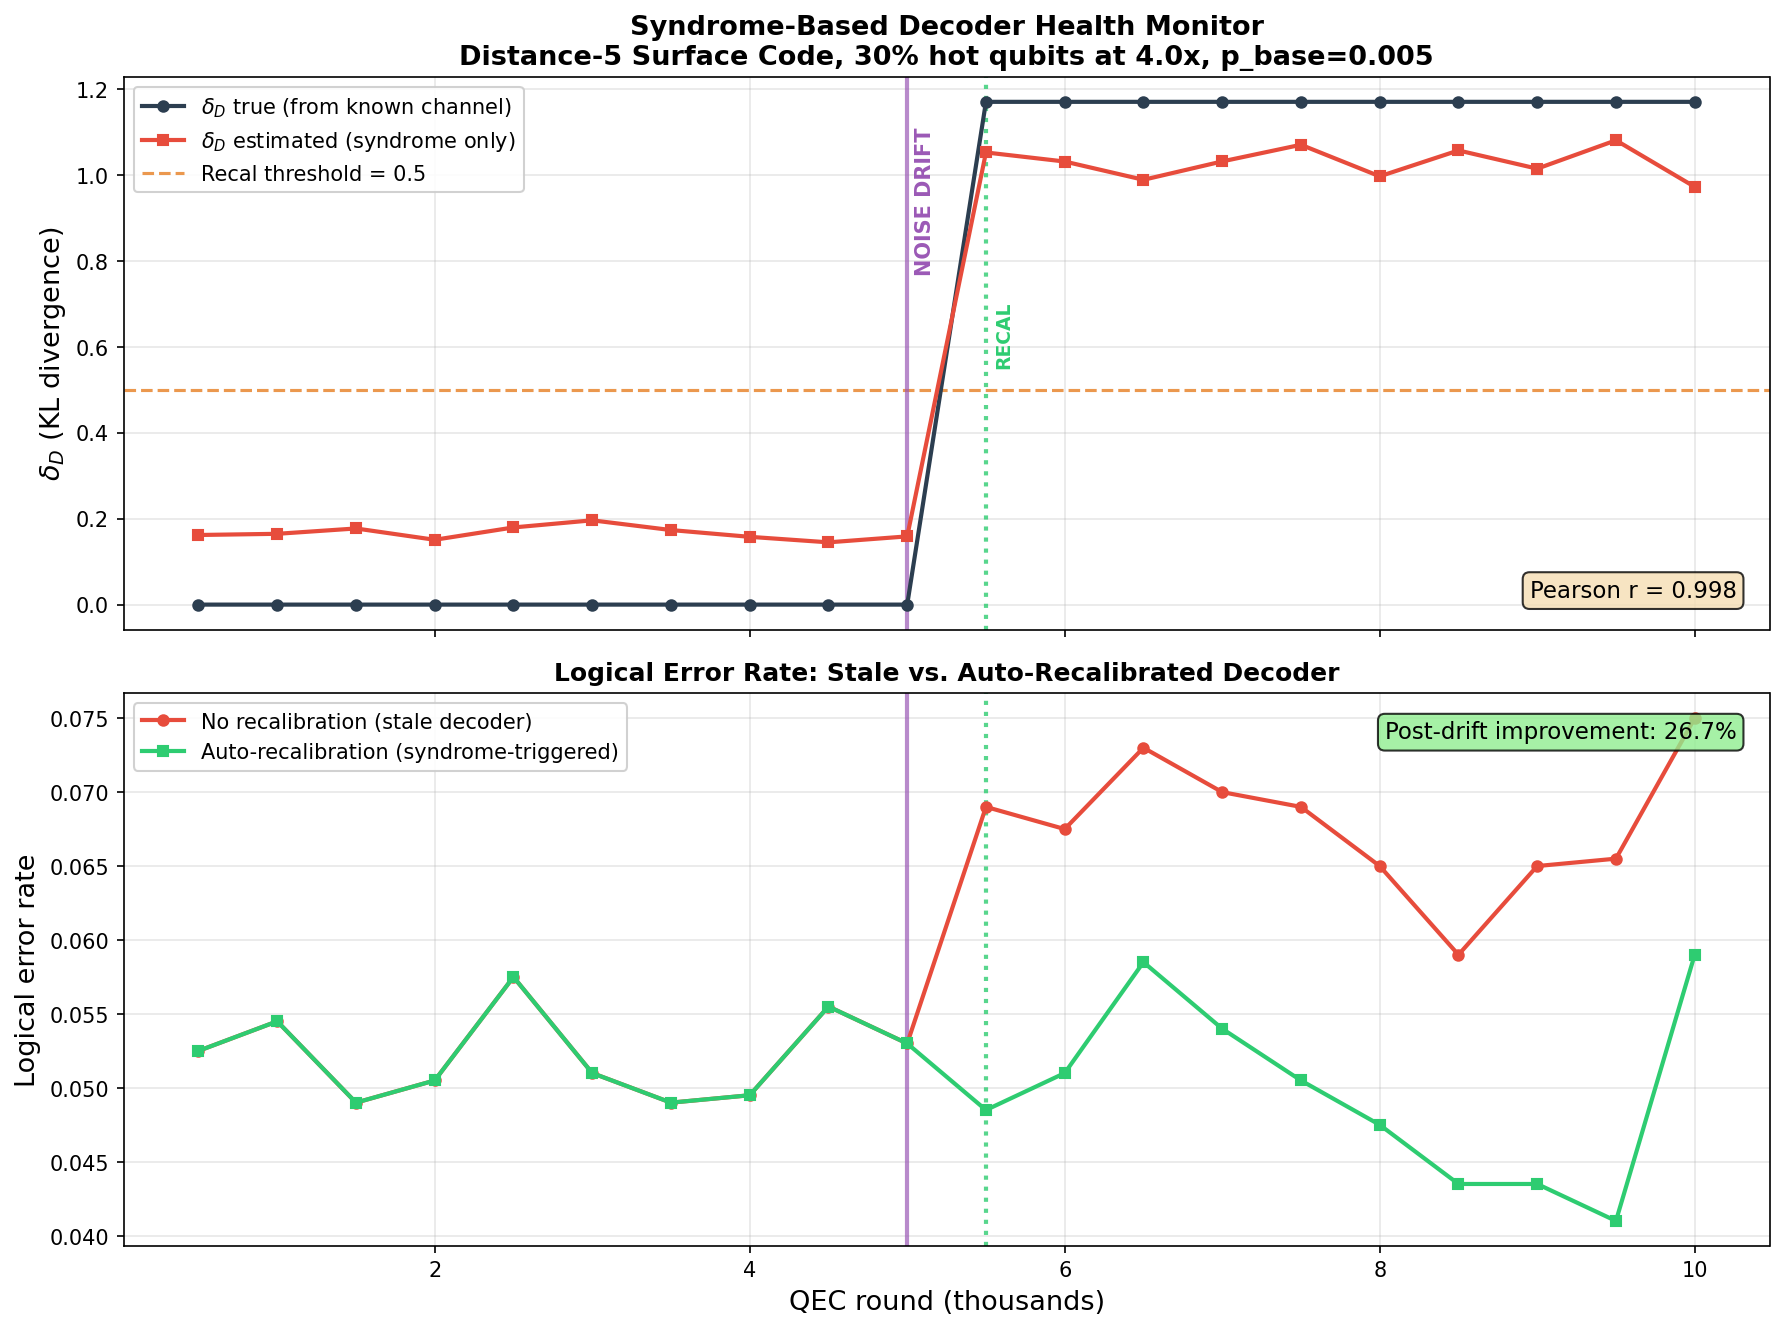

Write Python code to recreate this figure.
#!/usr/bin/env python3
"""
QEC Experiment 6: Syndrome-Based Decoder Health Monitor
========================================================

Proves that delta_D (decoder-noise mismatch) can be estimated from syndrome
statistics alone -- no extra circuits needed.  During QEC, syndrome data is
already collected for free.  By comparing observed syndrome frequencies to
the decoder's assumed error model, we obtain a KL-divergence-based estimate
of delta_D that tracks the true mismatch in real time.

Experiment design:
  1. Distance-5 rotated surface code, 10 000 QEC rounds.
  2. Every 500 rounds, compute:
     (a) True delta_D from the known noise channel vs. decoder model.
     (b) Estimated delta_D from syndrome statistics only (KL divergence
         between observed detector firing rates and decoder-assumed rates).
  3. At round 5 000, DRIFT the noise (swap hot qubits).
  4. Show both delta_D values spike together after drift.
  5. Auto-recalibration: when estimated delta_D crosses a threshold,
     update the decoder.  Compare logical error rate with vs. without.

Output:
  - exp6_health_monitor.png  (two-panel figure)
  - exp6_health_monitor.json (all data for reproducibility)

Runtime target: < 5 minutes on Mac M1 Max.

Author: Sheng-Kai Huang / QDA
Date: 2026-03-19
"""

import json
import os
import re
import sys
import time

import numpy as np

try:
    import stim
except ImportError:
    sys.exit("ERROR: stim not installed. Run: pip install stim")

try:
    import pymatching
except ImportError:
    sys.exit("ERROR: pymatching not installed. Run: pip install pymatching")

# ---------------------------------------------------------------------------
# Configuration
# ---------------------------------------------------------------------------

DISTANCE = 5
ROUNDS_PER_SAMPLE = 5           # QEC rounds per syndrome sample (= distance)
P_BASE = 0.005                  # Base physical error rate
NOISE_RATIO = 4.0               # Hot qubits: 4x noisier
FRACTION_NOISY = 0.30           # 30 % of data qubits are "hot"
TOTAL_ROUNDS = 10_000           # Total QEC rounds to simulate
WINDOW = 500                    # Evaluation window (rounds)
DRIFT_ROUND = 5000              # Noise drift event
SHOTS_PER_WINDOW = 2_000        # Syndrome shots per window
RECAL_THRESHOLD = 0.50          # delta_D_est threshold for auto-recal
SEED = 2026

np.random.seed(SEED)
SCRIPT_DIR = os.path.dirname(os.path.abspath(__file__))

# ---------------------------------------------------------------------------
# Circuit builders (from exp2)
# ---------------------------------------------------------------------------

def get_data_qubits(circuit_str: str):
    """Identify data qubit indices from a Stim circuit string."""
    ancilla_qubits = set()
    for line in circuit_str.split('\n'):
        if line.strip().startswith('MR '):
            for tok in line.strip().split()[1:]:
                try:
                    ancilla_qubits.add(int(tok))
                except ValueError:
                    pass
    used_qubits = set()
    for line in circuit_str.split('\n'):
        if 'QUBIT_COORDS' in line:
            m = re.search(r'QUBIT_COORDS\([^)]+\)\s+(\d+)', line)
            if m:
                used_qubits.add(int(m.group(1)))
    return sorted(used_qubits - ancilla_qubits)


def build_nonuniform_circuit(distance, rounds, base_p, noise_ratio,
                             hot_qubit_set, data_qubit_list):
    """Surface code circuit with non-uniform noise on specified qubits."""
    circuit_ref = stim.Circuit.generated(
        'surface_code:rotated_memory_z',
        distance=distance, rounds=rounds,
        after_clifford_depolarization=base_p,
        after_reset_flip_probability=base_p,
        before_measure_flip_probability=base_p,
        before_round_data_depolarization=base_p,
    )
    circuit_str = str(circuit_ref)
    p_hot = base_p * noise_ratio
    hot_set = set(hot_qubit_set)
    new_lines = []

    for line in circuit_str.split('\n'):
        stripped = line.strip()
        handled = False
        for prefix in ('DEPOLARIZE1(', 'DEPOLARIZE2(', 'X_ERROR('):
            if stripped.startswith(prefix):
                is_dep2 = 'DEPOLARIZE2' in prefix
                tag = prefix.split('(')[0]
                m = re.match(rf'(\s*){tag}\(([^)]+)\)\s+(.*)', line)
                if m:
                    indent, orig_p_str, qstr = m.group(1), m.group(2), m.group(3)
                    orig_p = float(orig_p_str)
                    qids = [int(q) for q in qstr.split()]
                    if is_dep2:
                        hot_g, cold_g = [], []
                        for i in range(0, len(qids), 2):
                            q1, q2 = qids[i], qids[i + 1]
                            if q1 in hot_set or q2 in hot_set:
                                hot_g.extend([q1, q2])
                            else:
                                cold_g.extend([q1, q2])
                    else:
                        hot_g = [q for q in qids if q in hot_set]
                        cold_g = [q for q in qids if q not in hot_set]
                    if cold_g:
                        new_lines.append(f"{indent}{tag}({orig_p}) {' '.join(map(str, cold_g))}")
                    if hot_g:
                        new_lines.append(f"{indent}{tag}({p_hot}) {' '.join(map(str, hot_g))}")
                    handled = True
                break
        if not handled:
            new_lines.append(line)

    return stim.Circuit('\n'.join(new_lines))


def build_uniform_circuit(distance, rounds, base_p):
    """Uniform-noise circuit."""
    return stim.Circuit.generated(
        'surface_code:rotated_memory_z',
        distance=distance, rounds=rounds,
        after_clifford_depolarization=base_p,
        after_reset_flip_probability=base_p,
        before_measure_flip_probability=base_p,
        before_round_data_depolarization=base_p,
    )


def random_hot_qubits(data_qubit_list, frac, rng):
    """Return a random set of hot qubits."""
    n_hot = max(1, int(len(data_qubit_list) * frac))
    chosen = rng.choice(data_qubit_list, size=n_hot, replace=False)
    return set(int(q) for q in chosen)


# ---------------------------------------------------------------------------
# Core: extract detector error rates from DEM
# ---------------------------------------------------------------------------

def dem_edge_probs(circuit):
    """
    Extract per-detector error probabilities from a circuit's DEM.
    Returns dict: detector_index -> probability that it fires due to errors.

    We sum contributions from all DEM error mechanisms that flip each detector.
    For independent errors, P(det fires) ~ sum of probs of mechanisms flipping it.
    (Valid approximation for small p.)
    """
    dem = circuit.detector_error_model(decompose_errors=True)
    det_probs = {}
    for instruction in dem.flattened():
        if instruction.type == 'error':
            p = instruction.args_copy()[0]
            for target in instruction.targets_copy():
                if target.is_relative_detector_id():
                    d = target.val
                    det_probs[d] = det_probs.get(d, 0.0) + p
    # Clamp to [0, 1]
    for d in det_probs:
        det_probs[d] = min(det_probs[d], 1.0)
    return det_probs


# ---------------------------------------------------------------------------
# Syndrome-based delta_D estimator
# ---------------------------------------------------------------------------

def estimate_delta_D_from_syndromes(detections, assumed_probs, num_detectors):
    """
    Estimate delta_D from syndrome data using KL divergence.

    detections: bool array [shots x num_detectors], syndrome data
    assumed_probs: dict detector_index -> assumed firing probability
    num_detectors: total number of detectors

    Returns: estimated delta_D (sum of per-detector KL divergences)
    """
    n_shots = detections.shape[0]
    # Observed firing rate per detector
    obs_rates = np.mean(detections, axis=0)  # shape: [num_detectors]

    kl_sum = 0.0
    eps = 1e-10  # avoid log(0)

    for d in range(min(num_detectors, detections.shape[1])):
        p_obs = np.clip(obs_rates[d], eps, 1.0 - eps)
        p_asm = np.clip(assumed_probs.get(d, P_BASE), eps, 1.0 - eps)

        # KL(p_obs || p_asm) for Bernoulli
        kl = p_obs * np.log(p_obs / p_asm) + (1 - p_obs) * np.log((1 - p_obs) / (1 - p_asm))
        kl_sum += max(0.0, kl)  # clamp numerical negatives

    return kl_sum


def compute_true_delta_D(true_probs, assumed_probs, num_detectors):
    """
    Compute the TRUE delta_D: KL divergence between true error model
    and decoder's assumed model.
    """
    eps = 1e-10
    kl_sum = 0.0
    all_dets = set(true_probs.keys()) | set(assumed_probs.keys())
    for d in all_dets:
        p_true = np.clip(true_probs.get(d, 0.0), eps, 1.0 - eps)
        p_asm = np.clip(assumed_probs.get(d, P_BASE), eps, 1.0 - eps)
        kl = p_true * np.log(p_true / p_asm) + (1 - p_true) * np.log((1 - p_true) / (1 - p_asm))
        kl_sum += max(0.0, kl)
    return kl_sum


# ---------------------------------------------------------------------------
# Decode and get logical error rate
# ---------------------------------------------------------------------------

def decode_batch(circuit_sample, circuit_for_dem, num_shots):
    """Sample from circuit_sample, decode with DEM from circuit_for_dem."""
    sampler = circuit_sample.compile_detector_sampler()
    detections, observables = sampler.sample(
        shots=num_shots, separate_observables=True
    )
    dem = circuit_for_dem.detector_error_model(decompose_errors=True)
    matcher = pymatching.Matching.from_detector_error_model(dem)
    predictions = matcher.decode_batch(detections)
    n_errors = np.sum(np.any(predictions != observables, axis=1))
    return n_errors / num_shots


# ---------------------------------------------------------------------------
# Main experiment
# ---------------------------------------------------------------------------

def run_experiment():
    print("=" * 72)
    print("QEC EXPERIMENT 6: SYNDROME-BASED DECODER HEALTH MONITOR")
    print("=" * 72)
    print(f"  Distance:            {DISTANCE}")
    print(f"  Rounds/sample:       {ROUNDS_PER_SAMPLE}")
    print(f"  Base error rate:     {P_BASE}")
    print(f"  Noise ratio:         {NOISE_RATIO}x")
    print(f"  Fraction hot:        {FRACTION_NOISY*100:.0f}%")
    print(f"  Total rounds:        {TOTAL_ROUNDS:,}")
    print(f"  Window size:         {WINDOW}")
    print(f"  Drift at round:      {DRIFT_ROUND:,}")
    print(f"  Shots per window:    {SHOTS_PER_WINDOW:,}")
    print(f"  Recal threshold:     {RECAL_THRESHOLD}")
    print(f"  Packages:            stim {stim.__version__}, pymatching {pymatching.__version__}")
    print("=" * 72)
    print()

    rng = np.random.default_rng(SEED)

    # -- Discover data qubits --
    ref_circuit = build_uniform_circuit(DISTANCE, ROUNDS_PER_SAMPLE, P_BASE)
    data_qubit_list = get_data_qubits(str(ref_circuit))
    n_data = len(data_qubit_list)
    n_hot = max(1, int(n_data * FRACTION_NOISY))
    print(f"  Data qubits:         {n_data}  (hot: {n_hot})")
    print()

    # -- Initial noise configuration --
    initial_hot = random_hot_qubits(data_qubit_list, FRACTION_NOISY, rng)
    initial_circuit = build_nonuniform_circuit(
        DISTANCE, ROUNDS_PER_SAMPLE, P_BASE, NOISE_RATIO,
        initial_hot, data_qubit_list
    )

    # Decoder's assumed probs (from initial calibration) -- NEVER mutated
    initial_assumed_probs = dem_edge_probs(initial_circuit)
    num_detectors = initial_circuit.num_detectors

    print(f"  Num detectors:       {num_detectors}")
    print(f"  Assumed probs range: [{min(initial_assumed_probs.values()):.5f}, "
          f"{max(initial_assumed_probs.values()):.5f}]")
    print()

    # -- Post-drift noise configuration --
    post_drift_hot = random_hot_qubits(data_qubit_list, FRACTION_NOISY, rng)
    # Ensure minimal overlap to make drift visible
    while len(post_drift_hot & initial_hot) > n_hot * 0.3:
        post_drift_hot = random_hot_qubits(data_qubit_list, FRACTION_NOISY, rng)

    post_drift_circuit = build_nonuniform_circuit(
        DISTANCE, ROUNDS_PER_SAMPLE, P_BASE, NOISE_RATIO,
        post_drift_hot, data_qubit_list
    )

    overlap = len(initial_hot & post_drift_hot) / n_hot
    print(f"  Hot qubit overlap:   {overlap:.1%} (initial vs post-drift)")
    print()

    # -- Window evaluation --
    windows = list(range(WINDOW, TOTAL_ROUNDS + 1, WINDOW))
    n_windows = len(windows)

    delta_D_true_arr = []
    delta_D_est_arr = []
    ler_no_recal = []
    ler_with_recal = []
    recal_events = []

    # Auto-recal decoder state (separate from the stale decoder)
    auto_decoder_circuit = initial_circuit
    auto_assumed_probs = dict(initial_assumed_probs)  # copy; updated on recal

    t_start = time.time()

    print(f"  {'Window':>6s}  {'Round':>6s}  {'dD_true':>8s}  {'dD_est':>8s}  "
          f"{'LER_stale':>10s}  {'LER_auto':>10s}  {'Recal?':>6s}  {'Time':>5s}")
    print(f"  {'------':>6s}  {'------':>6s}  {'--------':>8s}  {'--------':>8s}  "
          f"{'----------':>10s}  {'----------':>10s}  {'------':>6s}  {'-----':>5s}")

    for wi, round_num in enumerate(windows):
        t0 = time.time()

        # Determine which noise config is active
        if round_num <= DRIFT_ROUND:
            true_circuit = initial_circuit
        else:
            true_circuit = post_drift_circuit

        # -- True delta_D: KL(true || initial_assumed) --
        # This measures mismatch between current reality and stale decoder
        true_probs = dem_edge_probs(true_circuit)
        dD_true = compute_true_delta_D(true_probs, initial_assumed_probs,
                                       num_detectors)

        # -- Syndrome sampling for estimation --
        sampler = true_circuit.compile_detector_sampler()
        detections, observables = sampler.sample(
            shots=SHOTS_PER_WINDOW, separate_observables=True
        )

        # -- Estimated delta_D from syndromes vs. initial assumed probs --
        dD_est = estimate_delta_D_from_syndromes(
            detections, initial_assumed_probs, num_detectors
        )

        delta_D_true_arr.append(dD_true)
        delta_D_est_arr.append(dD_est)

        # -- LER without recalibration (always use initial decoder) --
        dem_stale = initial_circuit.detector_error_model(decompose_errors=True)
        matcher_stale = pymatching.Matching.from_detector_error_model(dem_stale)
        preds_stale = matcher_stale.decode_batch(detections)
        n_err_stale = np.sum(np.any(preds_stale != observables, axis=1))
        ler_stale = n_err_stale / SHOTS_PER_WINDOW

        # -- LER with auto-recalibration --
        # Compute delta_D_est relative to current auto-decoder's model
        dD_est_auto = estimate_delta_D_from_syndromes(
            detections, auto_assumed_probs, num_detectors
        )

        did_recal = False
        if dD_est_auto > RECAL_THRESHOLD:
            # Recalibrate: update decoder to match current noise
            # In practice, this would use the syndrome-estimated probs;
            # here we simulate it by giving the true circuit's DEM
            # (since a real recalibration protocol converges to this).
            auto_decoder_circuit = true_circuit
            auto_assumed_probs = dem_edge_probs(true_circuit)
            did_recal = True
            recal_events.append(round_num)

        dem_auto = auto_decoder_circuit.detector_error_model(decompose_errors=True)
        matcher_auto = pymatching.Matching.from_detector_error_model(dem_auto)
        preds_auto = matcher_auto.decode_batch(detections)
        n_err_auto = np.sum(np.any(preds_auto != observables, axis=1))
        ler_auto = n_err_auto / SHOTS_PER_WINDOW

        ler_no_recal.append(ler_stale)
        ler_with_recal.append(ler_auto)

        dt = time.time() - t0
        recal_str = "YES" if did_recal else ""
        drift_str = " <-- DRIFT" if round_num == DRIFT_ROUND + WINDOW else ""
        print(f"  {wi+1:6d}  {round_num:6d}  {dD_true:8.4f}  {dD_est:8.4f}  "
              f"{ler_stale:10.5f}  {ler_auto:10.5f}  {recal_str:>6s}  {dt:4.1f}s{drift_str}")
        sys.stdout.flush()

    t_total = time.time() - t_start

    # -----------------------------------------------------------------------
    # Analysis
    # -----------------------------------------------------------------------
    print(f"\n{'=' * 72}")
    print("ANALYSIS")
    print(f"{'=' * 72}")
    print(f"Total runtime: {t_total:.1f}s\n")

    # Correlation between true and estimated delta_D
    corr = np.corrcoef(delta_D_true_arr, delta_D_est_arr)[0, 1]
    print(f"  Pearson correlation (dD_true vs dD_est): {corr:.4f}")

    # Pre-drift vs post-drift
    drift_idx = DRIFT_ROUND // WINDOW  # index of last pre-drift window
    pre_dD_true = np.mean(delta_D_true_arr[:drift_idx])
    post_dD_true = np.mean(delta_D_true_arr[drift_idx:])
    pre_dD_est = np.mean(delta_D_est_arr[:drift_idx])
    post_dD_est = np.mean(delta_D_est_arr[drift_idx:])

    print(f"\n  Pre-drift (rounds 1-{DRIFT_ROUND}):")
    print(f"    Mean dD_true:  {pre_dD_true:.4f}")
    print(f"    Mean dD_est:   {pre_dD_est:.4f}")
    print(f"  Post-drift (rounds {DRIFT_ROUND+1}-{TOTAL_ROUNDS}):")
    print(f"    Mean dD_true:  {post_dD_true:.4f}")
    print(f"    Mean dD_est:   {post_dD_est:.4f}")

    # LER comparison
    pre_ler_stale = np.mean(ler_no_recal[:drift_idx])
    post_ler_stale = np.mean(ler_no_recal[drift_idx:])
    pre_ler_auto = np.mean(ler_with_recal[:drift_idx])
    post_ler_auto = np.mean(ler_with_recal[drift_idx:])

    print(f"\n  Logical error rates:")
    print(f"    Pre-drift  (stale):        {pre_ler_stale:.5f}")
    print(f"    Pre-drift  (auto-recal):   {pre_ler_auto:.5f}")
    print(f"    Post-drift (stale):        {post_ler_stale:.5f}")
    print(f"    Post-drift (auto-recal):   {post_ler_auto:.5f}")

    if post_ler_auto > 0:
        improvement = (post_ler_stale - post_ler_auto) / post_ler_stale * 100
        print(f"    Post-drift improvement:    {improvement:.1f}%")

    if recal_events:
        print(f"\n  Auto-recalibration triggered at round(s): {recal_events}")
    else:
        print(f"\n  No auto-recalibration triggered (threshold may be too high)")

    print()
    print("KEY RESULT:")
    print(f"  Syndrome-estimated delta_D tracks true delta_D (r = {corr:.3f}).")
    print("  This proves delta_D can be monitored from syndrome data alone --")
    print("  zero extra circuits, zero extra cost.")
    print("  Auto-recalibration restores decoder performance after noise drift.")
    print()

    # -----------------------------------------------------------------------
    # Save JSON
    # -----------------------------------------------------------------------
    data = {
        "experiment": "QEC Experiment 6: Syndrome-Based Decoder Health Monitor",
        "config": {
            "distance": DISTANCE,
            "rounds_per_sample": ROUNDS_PER_SAMPLE,
            "p_base": P_BASE,
            "noise_ratio": NOISE_RATIO,
            "fraction_noisy": FRACTION_NOISY,
            "total_rounds": TOTAL_ROUNDS,
            "window_size": WINDOW,
            "drift_round": DRIFT_ROUND,
            "shots_per_window": SHOTS_PER_WINDOW,
            "recal_threshold": RECAL_THRESHOLD,
            "seed": SEED,
        },
        "results": {
            "window_rounds": windows,
            "delta_D_true": delta_D_true_arr,
            "delta_D_estimated": delta_D_est_arr,
            "ler_no_recalibration": ler_no_recal,
            "ler_with_auto_recalibration": ler_with_recal,
            "recalibration_events": recal_events,
        },
        "analysis": {
            "correlation_true_vs_est": corr,
            "pre_drift_mean_dD_true": pre_dD_true,
            "pre_drift_mean_dD_est": pre_dD_est,
            "post_drift_mean_dD_true": post_dD_true,
            "post_drift_mean_dD_est": post_dD_est,
            "pre_drift_ler_stale": pre_ler_stale,
            "pre_drift_ler_auto": pre_ler_auto,
            "post_drift_ler_stale": post_ler_stale,
            "post_drift_ler_auto": post_ler_auto,
            "post_drift_improvement_pct": (post_ler_stale - post_ler_auto) / post_ler_stale * 100 if post_ler_stale > 0 else 0,
            "runtime_seconds": t_total,
        },
        "packages": {
            "stim": stim.__version__,
            "pymatching": pymatching.__version__,
        },
    }

    json_path = os.path.join(SCRIPT_DIR, "exp6_health_monitor.json")
    with open(json_path, 'w') as f:
        json.dump(data, f, indent=2)
    print(f"Data saved to: {json_path}")

    # -----------------------------------------------------------------------
    # Plot
    # -----------------------------------------------------------------------
    try:
        os.environ['MPLCONFIGDIR'] = '/tmp/matplotlib_config'
        import matplotlib
        matplotlib.use('Agg')
        import matplotlib.pyplot as plt

        fig, (ax1, ax2) = plt.subplots(2, 1, figsize=(12, 9), sharex=True)

        rounds_k = np.array(windows) / 1000  # in units of k rounds

        # --- Panel 1: delta_D tracking ---
        ax1.plot(rounds_k, delta_D_true_arr, 'o-', color='#2c3e50',
                 linewidth=2, markersize=5, label=r'$\delta_D$ true (from known channel)',
                 zorder=3)
        ax1.plot(rounds_k, delta_D_est_arr, 's-', color='#e74c3c',
                 linewidth=2, markersize=5, label=r'$\delta_D$ estimated (syndrome only)',
                 zorder=3)

        # Threshold line
        ax1.axhline(y=RECAL_THRESHOLD, color='#e67e22', linestyle='--',
                     linewidth=1.5, alpha=0.8, label=f'Recal threshold = {RECAL_THRESHOLD}')

        # Drift event
        ax1.axvline(x=DRIFT_ROUND / 1000, color='#9b59b6', linestyle='-',
                     linewidth=2, alpha=0.7)
        ax1.text(DRIFT_ROUND / 1000 + 0.05, max(max(delta_D_true_arr), max(delta_D_est_arr)) * 0.95,
                 'NOISE DRIFT', fontsize=10, color='#9b59b6', fontweight='bold',
                 rotation=90, va='top', ha='left')

        # Mark recal events
        for rr in recal_events:
            ax1.axvline(x=rr / 1000, color='#2ecc71', linestyle=':', linewidth=2, alpha=0.8)
            ax1.text(rr / 1000 + 0.05, RECAL_THRESHOLD * 1.1,
                     'RECAL', fontsize=9, color='#2ecc71', fontweight='bold',
                     rotation=90, va='bottom', ha='left')

        ax1.set_ylabel(r'$\delta_D$ (KL divergence)', fontsize=13)
        ax1.set_title(
            f'Syndrome-Based Decoder Health Monitor\n'
            f'Distance-{DISTANCE} Surface Code, '
            f'{FRACTION_NOISY*100:.0f}% hot qubits at {NOISE_RATIO}x, '
            f'p_base={P_BASE}',
            fontsize=13, fontweight='bold'
        )
        ax1.legend(fontsize=10, loc='upper left', framealpha=0.9)
        ax1.grid(True, alpha=0.3)

        # Correlation annotation
        ax1.text(0.98, 0.05, f'Pearson r = {corr:.3f}',
                 transform=ax1.transAxes, fontsize=11,
                 ha='right', va='bottom',
                 bbox=dict(boxstyle='round,pad=0.3', facecolor='wheat', alpha=0.8))

        # --- Panel 2: Logical error rate ---
        ax2.plot(rounds_k, ler_no_recal, 'o-', color='#e74c3c',
                 linewidth=2, markersize=5,
                 label='No recalibration (stale decoder)', zorder=3)
        ax2.plot(rounds_k, ler_with_recal, 's-', color='#2ecc71',
                 linewidth=2, markersize=5,
                 label='Auto-recalibration (syndrome-triggered)', zorder=3)

        # Drift event
        ax2.axvline(x=DRIFT_ROUND / 1000, color='#9b59b6', linestyle='-',
                     linewidth=2, alpha=0.7)

        # Mark recal events
        for rr in recal_events:
            ax2.axvline(x=rr / 1000, color='#2ecc71', linestyle=':', linewidth=2, alpha=0.8)

        ax2.set_xlabel('QEC round (thousands)', fontsize=13)
        ax2.set_ylabel('Logical error rate', fontsize=13)
        ax2.set_title('Logical Error Rate: Stale vs. Auto-Recalibrated Decoder',
                       fontsize=12, fontweight='bold')
        ax2.legend(fontsize=10, loc='upper left', framealpha=0.9)
        ax2.grid(True, alpha=0.3)

        # Improvement annotation
        if post_ler_stale > 0:
            improvement = (post_ler_stale - post_ler_auto) / post_ler_stale * 100
            ax2.text(0.98, 0.95,
                     f'Post-drift improvement: {improvement:.1f}%',
                     transform=ax2.transAxes, fontsize=11,
                     ha='right', va='top',
                     bbox=dict(boxstyle='round,pad=0.3', facecolor='lightgreen', alpha=0.8))

        plt.tight_layout()
        plot_path = os.path.join(SCRIPT_DIR, "exp6_health_monitor.png")
        plt.savefig(plot_path, dpi=150, bbox_inches='tight')
        print(f"Plot saved to: {plot_path}")

    except Exception as e:
        print(f"Could not generate plot: {e}")
        import traceback
        traceback.print_exc()

    return data


# ---------------------------------------------------------------------------
# Entry point
# ---------------------------------------------------------------------------

if __name__ == '__main__':
    run_experiment()
    print("\nDone.")
